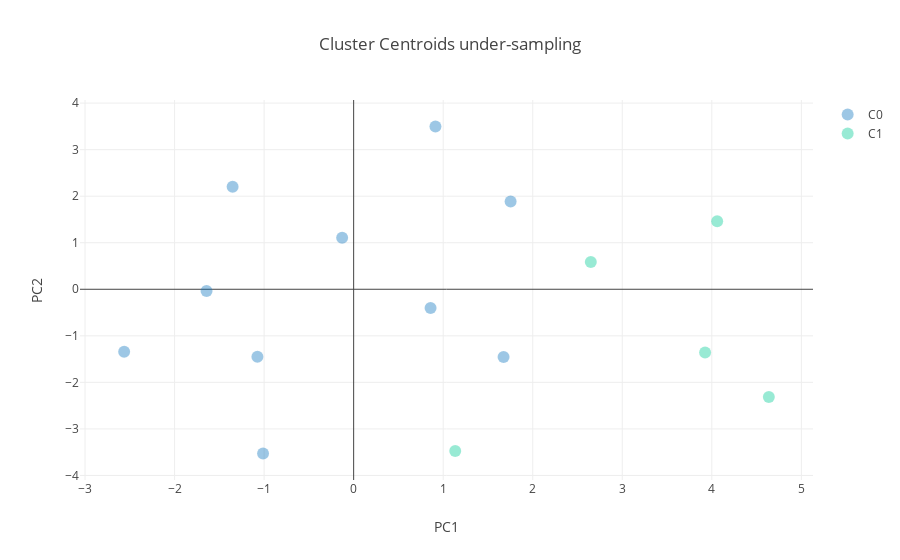

The code cell stored with this chart in its notebook:
### Markdown cell above
## Under-sampling: Cluster Centroids
This technique performs under-sampling by generating centroids based on clustering methods. The data will be previously grouped by similarity, in order to preserve information.

In this example we will pass the {0: 10} dict for the parameter ratio, to preserve 10 elements from the majority class (0), and all minority class (1).

### Code cell
from imblearn.under_sampling import ClusterCentroids

cc = ClusterCentroids(ratio={'C0': 10})
X_cc, y_cc = cc.fit_sample(X_PCA, y=df['target'])

plot_2d_space(X_cc, y_cc, title='Cluster Centroids under-sampling')

### Figure 1 — Plotly figure (JSON) as saved in the notebook; plotly's stock layout.template omitted (floating-point values rounded to 4 significant figures)
{"data": [{"marker": {"color": "#0D76BF", "line": {"color": "rgba(217, 217, 217, 0.14)", "width": 0.5}, "opacity": 0.4, "size": 12}, "mode": "markers", "name": "C0", "type": "scatter", "uid": "bf6bedf4-f38f-4448-9fa2-2663c65ed209", "x": [1.753, -1.643, 1.674, -0.1285, -1.075, 0.9135, 0.8589, -1.352, -2.563, -1.012], "y": [1.887, -0.03581, -1.456, 1.109, -1.451, 3.497, -0.3998, 2.201, -1.343, -3.528]}, {"marker": {"color": "#00cc96", "line": {"color": "rgba(217, 217, 217, 0.14)", "width": 0.5}, "opacity": 0.4, "size": 12}, "mode": "markers", "name": "C1", "type": "scatter", "uid": "63b68dee-ffff-451b-b05b-364dc28b7efa", "x": [4.637, 2.649, 1.134, 3.925, 4.06], "y": [-2.314, 0.5861, -3.472, -1.356, 1.461]}], "layout": {"title": {"text": "Cluster Centroids under-sampling"}, "xaxis": {"showline": false, "title": {"text": "PC1"}}, "yaxis": {"showline": false, "title": {"text": "PC2"}}}}
